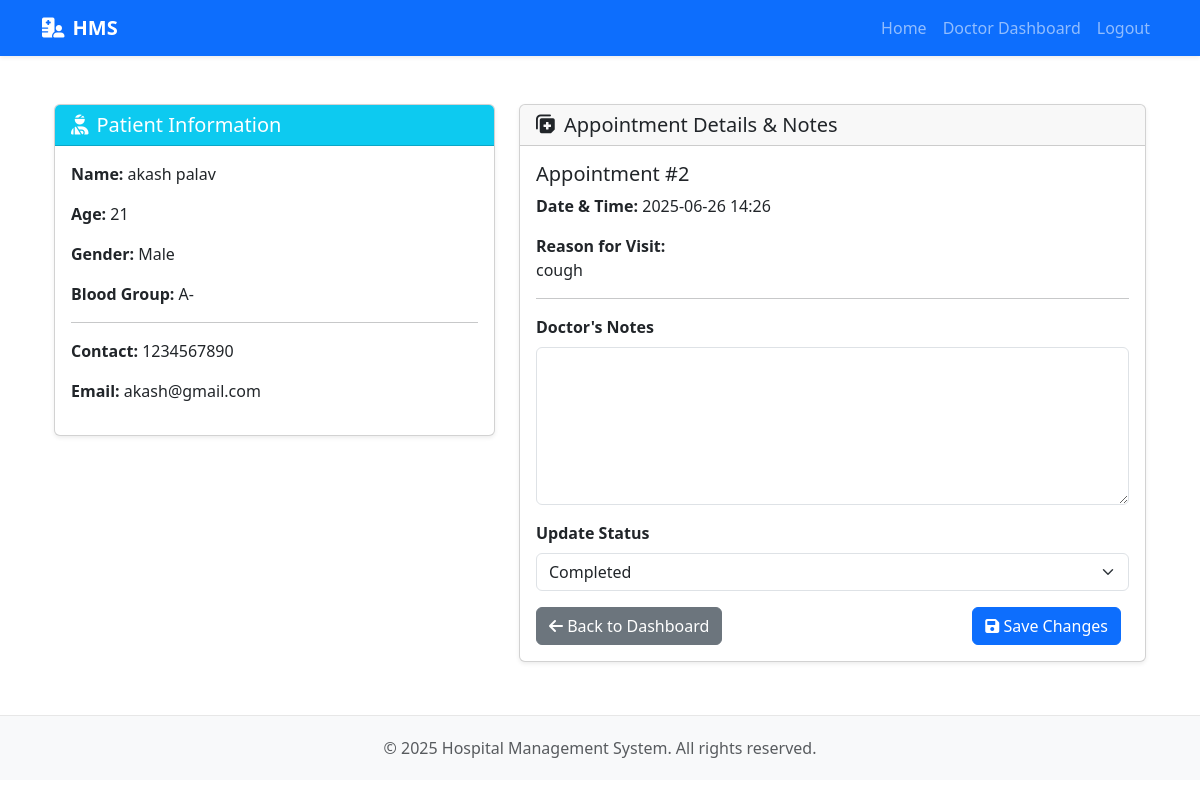
The page /doctor/appointment/2 (signed in) on the database its author committed.
### app/models.py (models this page shows, shortened)
class Patient(db.Model):
    id = db.Column(db.Integer, primary_key=True)
    user_id = db.Column(db.Integer, db.ForeignKey('user.id'))
    first_name = db.Column(db.String(50), nullable=False)
    last_name = db.Column(db.String(50), nullable=False)
    date_of_birth = db.Column(db.Date, nullable=False)
    gender = db.Column(db.String(10))
    blood_group = db.Column(db.String(5))
    contact_number = db.Column(db.String(20))
    email = db.Column(db.String(120))
    address = db.Column(db.Text)
    registration_date = db.Column(db.DateTime, nullable=False, default=datetime.utcnow)
    appointments = db.relationship('Appointment', backref='patient', lazy='dynamic')
    @property
    def full_name(self):
        return f"{self.first_name} {self.last_name}"
    @property
    def age(self):
        today = datetime.today()
        return today.year - self.date_of_birth.year - ((today.month, today.day) < (self.date_of_birth.month, self.date_of_birth.day))

class Appointment(db.Model):
    id = db.Column(db.Integer, primary_key=True)
    patient_id = db.Column(db.Integer, db.ForeignKey('patient.id'), nullable=False)
    doctor_id = db.Column(db.Integer, db.ForeignKey('doctor.id'), nullable=False)
    appointment_date = db.Column(db.DateTime, nullable=False)
    reason = db.Column(db.Text)
    notes = db.Column(db.Text) # This field will be used by doctors
    status = db.Column(db.String(20), default='Scheduled')  # Scheduled, Completed, Cancelled
    created_at = db.Column(db.DateTime, default=datetime.utcnow)

### app/routes/doctor_routes.py (the view)
@doctor_bp.route('/appointment/<int:appointment_id>', methods=['GET', 'POST'])
@login_required
@doctor_required
def view_appointment(appointment_id):
    appointment = Appointment.query.get_or_404(appointment_id)
    if appointment.doctor_id != current_user.doctor.id:
        flash('Access denied.', 'danger')
        return redirect(url_for('doctor.dashboard'))
    if request.method == 'POST':
        appointment.notes = request.form.get('notes')
        appointment.status = request.form.get('status', appointment.status)
        db.session.commit()
        flash('Appointment details updated successfully.', 'success')
        return redirect(url_for('doctor.view_appointment', appointment_id=appointment.id))
    return render_template('doctor/view_appointment.html', appointment=appointment)

### app/models.py (called while the page is built)
@login_manager.user_loader
def load_user(id):
    return User.query.get(int(id))

### app/routes/doctor_routes.py (called while the page is built)
def doctor_required(f):
    @wraps(f)
    def decorated_function(*args, **kwargs):
        if not current_user.is_authenticated or current_user.doctor is None:
            flash('You do not have permission to access this page.', 'danger')
            return redirect(url_for('auth.login'))
        return f(*args, **kwargs)
    return decorated_function

### app/templates/doctor/view_appointment.html (shortened to what this page needs)
{% extends "base.html" %}
{% block content %}
<div class="container mt-4">
    <div class="row">
        <div class="col-md-5">
            <div class="card">
                <div class="card-header bg-info text-white">
                    <h5 class="mb-0"><i class="fas fa-user-injured me-2"></i>Patient Information</h5>
                </div>
                <div class="card-body">
                    <p><strong>Name:</strong> {{ appointment.patient.full_name }}</p>
                    <p><strong>Age:</strong> {{ appointment.patient.age }}</p>
                    <p><strong>Gender:</strong> {{ appointment.patient.gender }}</p>
                    <p><strong>Blood Group:</strong> {{ appointment.patient.blood_group }}</p>
                    <hr>
                    <p><strong>Contact:</strong> {{ appointment.patient.contact_number }}</p>
                    <p><strong>Email:</strong> {{ appointment.patient.email }}</p>
                </div>
            </div>
        </div>
        <div class="col-md-7">
            <div class="card">
                <div class="card-header">
                    <h5 class="mb-0"><i class="fas fa-notes-medical me-2"></i>Appointment Details & Notes</h5>
                </div>
                <div class="card-body">
                    <h5>Appointment #{{ appointment.id }}</h5>
                    <p><strong>Date & Time:</strong> {{ appointment.appointment_date.strftime('%Y-%m-%d %H:%M') }}</p>
                    <p><strong>Reason for Visit:</strong><br>{{ appointment.reason }}</p>
                    <hr>
                    <form method="POST">
                        <div class="mb-3">
                            <label for="notes" class="form-label"><strong>Doctor's Notes</strong></label>
                            <textarea class="form-control" id="notes" name="notes" rows="6">{{ appointment.notes or '' }}</textarea>
                        </div>
                        <div class="mb-3">
                            <label for="status" class="form-label"><strong>Update Status</strong></label>
                            <select name="status" id="status" class="form-select">
                                <option value="Completed" {% if appointment.status == 'Completed' %}selected{% endif %}>Completed</option>
                            </select>
                        </div>
                        <a href="{{ url_for('doctor.dashboard') }}" class="btn btn-secondary">
                            <i class="fas fa-arrow-left"></i> Back to Dashboard
                        </a>
                        <button type="submit" class="btn btn-primary float-end">
                            <i class="fas fa-save"></i> Save Changes
                        </button>
                    </form>
                </div>
            </div>
        </div>
    </div>
</div>
{% endblock %}

### app/static/css/style.css (style rules this page uses)
body { padding-bottom: 20px; }
.card { box-shadow: 0 0.125rem 0.25rem rgba(0, 0, 0, 0.075); margin-bottom: 1.5rem; }
.card-header { font-weight: 500; }
form .btn { margin-right: 0.5rem; }
.form-label { font-weight: 500; }

### app/templates/base.html (style rules this page uses)
body { display: flex; flex-direction: column; min-height: 100vh; }

### rows shown on the page
Patient: patient.full_name "akash palav", patient.age "21", patient.gender "Male", patient.blood_group "A-", patient.contact_number "1234567890", patient.email "akash@gmail.com"
Appointment: id "2", appointment_date "2025-06-26 14:26", reason "cough", status "Completed"
